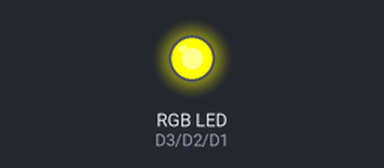
Simulated run of this sketch. Board: ESP8266 (NodeMCU). Parts: an RGB LED mixed from three pins (HIGH = lit). Dim RGB values are drawn brighter than linear; random numbers use the default seed unless the sketch sets one.

Above: at 0.86 s.
At 15.7 s:
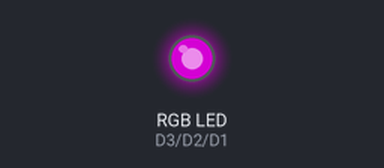
At 37.8 s:
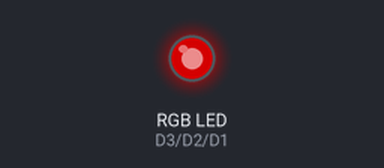
Timing chart, 0 to 40.0 s (numbered marks = the images above):
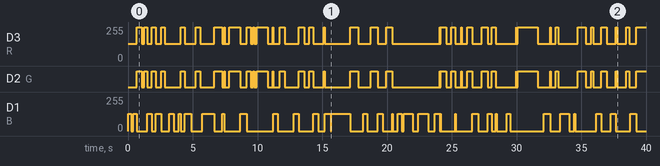

The sketch:

sketch_dec17a.ino
```cpp
void setup() {
  setupRgb ();

}

void loop() {
 int x = random(3);
loopLed (x);

delay(random(500));

}
```

rgbD.ino
```cpp
#define B D1
#define G D2
#define R D3

void setupRgb () {
  pinMode(B , OUTPUT);
  pinMode(G , OUTPUT);
  pinMode(R , OUTPUT);
}


typedef struct  {
 int R;
 int G;
 int B;
}colors;

colors  check [3] {
  {255,255,0},
  {128,0,128},
  {128,0,0},
};

void loopLed (int k) {
  analogWrite(R,check[k].R);
  analogWrite(G,check[k].G);
  analogWrite(B,check[k].B);
}
```

Measured:
- by itself, D3 (R): 0/255 → 128/255 at 0.00 s, → 255/255 0.68 s later, → 128/255 0.38 s later, → 255/255 0.21 s later, … (74 changes in this stretch)
- by itself, D2 (G): LOW → HIGH at 0.68 s, → LOW 0.38 s later, → HIGH 0.21 s later, → LOW 0.21 s later, … (73 changes in this stretch)
- by itself, D1 (B): 0/255 → 128/255 at 0.00 s, → 0/255 0.25 s later, → 128/255 0.16 s later, → 0/255 0.27 s later, … (68 changes in this stretch)
